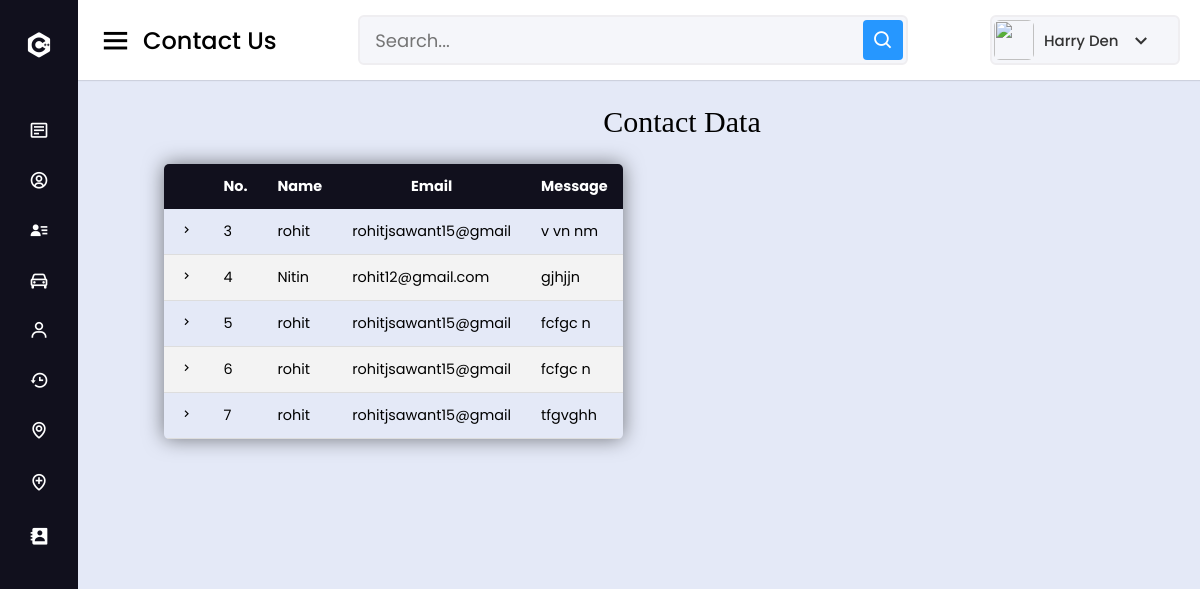
Page /contactus.php on the committed database.
### tables this page shows
CREATE TABLE `contact` (
  `contact_id` int(20) NOT NULL,
  `Name` varchar(20) NOT NULL,
  `Email` varchar(20) NOT NULL,
  `Message` varchar(50) NOT NULL
);

### contactus.php (the view, shortened to what this page needs)
<!DOCTYPE html>
<html lang="en" dir="ltr">
<?php include 'session_client.php'; ?>
<head>
    <link rel="stylesheet" href="pickup.css">
    <link href='https://unpkg.com/boxicons@2.0.7/css/boxicons.min.css' rel='stylesheet'>
</head>
<body>
    <div class="sidebar close">
        <div class="logo-details">
            <i class='bx bxl-c-plus-plus'></i>
        </div>
        <ul class="nav-links">
            <li>
                <a href="admin.php">
                    <i class='bx bx-detail'></i>
                </a>
            </li>
            <li>
                <a href="dashboard.php">
                    <i class='bx bx-user-circle'></i>
                </a>
            </li>
            <li>
                <a href="customer.php">
                    <i class='bx bxs-user-detail'></i>
                </a>
            </li>
            <li>
                <div class="iocn-link">
                    <a href="#">
                        <i class='bx bx-car'></i>
                    </a>
                </div>
            </li>
            <li>
                <div class="iocn-link">
                    <a href="#">
                        <i class='bx bx-user'></i>
                    </a>
                </div>
            </li>
            <li>
                <a href="bookings.php">
                    <i class='bx bx-history'></i>
                </a>
            </li>
            <li>
                <a href="tracking.php">
                    <i class='bx bx-map'></i>
                </a>
            </li>
            <li>
                <a href="pickup.php">
                    <i class='bx bx-location-plus'></i>
                </a>
            </li>
            <li>
                <a href="contactus.php">
                    <i class='bx bxs-contact'></i>
                </a>
            </li>
        </ul>
    </div>
    <section class="home-section">
        <nav>
            <div class="sidebar-button">
                <i class='bx bx-menu'></i>
                <span class="text">Contact Us</span>
            </div>
            <div class="search-box">
                <input type="text" placeholder="Search...">
                <i class='bx bx-search'></i>
            </div>
            <div class="profile-details">
                <img src="\assets\img\profile.jpg" alt="">
                <span class="admin_name"> Harry Den</span>
                <i class='bx bx-chevron-down'></i>
            </div>
        </nav>
        <div class="col-md-9" style="float: none; margin: 0 auto;">
            <div class="form-area" style="padding: 0px 0px 160px 86px;">
                <form action="" method="POST">
                    <br style="clear: both">
                    <h3
                        style="margin-bottom: 25px; text-align: center; font-size: 30px; font-family: 'Playfair Display', serif; font-weight: 100;">
                        Contact Data </h3>
                    <?php
      $sql = "SELECT `contact_id`,`Name`, `Email`, `Message` FROM `contact` WHERE 1";
      $result = mysqli_query($conn, $sql);
      if (mysqli_num_rows($result) > 0) { ?>
                    <table class="content-table">
                        <thead class="thead-dark">
                            <tr>
                                <th> </th>
                                <th>No.</th>
                                <th> Name</th>
                                <th> Email </th>
                                <th> Message </th>
                            </tr>
                        </thead>
                        <?php while ($row = mysqli_fetch_assoc($result)) { ?>
                        <tr>
                            <td> <span><i class='bx bx-chevron-right'></i></span> </td>
                            <td><?php echo $row['contact_id']; ?></td>
                            <td><?php echo $row['Name']; ?></td>
                            <td><?php echo $row['Email']; ?></td>
                            <td><?php echo $row['Message']; ?></td>
                        </tr>
                        <?php } ?>
                    </table>
                    <br>
                    <?php } else { ?>
                    <h4>
                        <center>0 Drivers available</center>
                    </h4>
                    <?php }
      ?>
    </section>
</body>
</html>

### pickup.css (style rules this page uses)
* { margin: 0; padding: 0; box-sizing: border-box; font-family: "Poppins", sans-serif; }
.sidebar { position: fixed; top: 0; left: 0; height: 100%; width: 260px; background: #11101d; z-index: 100; transition: all 0.5s ease; }
.sidebar.close { width: 78px; }
.sidebar .logo-details { height: 60px; width: 100%; display: flex; align-items: center; margin-top: 15px; }
.sidebar .logo-details i { font-size: 30px; color: #fff; height: 50px; min-width: 78px; text-align: center; line-height: 50px; }
.sidebar .nav-links { height: 100%; padding: 30px 0 150px 0; overflow: auto; }
.sidebar.close .nav-links { overflow: visible; }
.sidebar .nav-links li { position: relative; list-style: none; transition: all 0.4s ease; }
.sidebar .nav-links li .iocn-link { display: flex; align-items: center; justify-content: space-between; }
.sidebar.close .nav-links li .iocn-link { display: block; }
.sidebar .nav-links li i { height: 50px; min-width: 78px; text-align: center; line-height: 50px; color: #fff; font-size: 20px; cursor: pointer; transition: all 0.3s ease; }
.sidebar .nav-links li a { display: flex; align-items: center; text-decoration: none; }
.home-section { position: relative; background: #e4e9f7; height: 100vh; left: 260px; width: calc(100% - 260px); transition: all 0.5s ease; }
.sidebar.close ~ .home-section { left: 78px; width: calc(100% - 78px); }
.home-section nav { display: flex; justify-content: space-between; height: 80px; background: #fff; display: flex; align-items: center; left: 240px; z-index: 100; padding: 0 20px; box-shadow: 0 1px 1px rgba(0, 0, 0, 0.1); transition: all 0.5s ease; }
.home-section nav .sidebar-button { display: flex; align-items: center; font-size: 24px; font-weight: 500; }
nav .sidebar-button i { font-size: 35px; margin-right: 10px; }
.home-section nav .search-box { position: relative; height: 50px; max-width: 550px; width: 100%; margin: 0 20px; }
nav .search-box input { height: 100%; width: 100%; outline: none; background: #f5f6fa; border: 2px solid #efeef1; border-radius: 6px; font-size: 18px; padding: 0 15px; }
nav .search-box .bx-search { position: absolute; height: 40px; width: 40px; background: #2697ff; right: 5px; top: 50%; transform: translateY(-50%); border-radius: 4px; line-height: 40px; text-align: center; color: #fff; font-size: 22px; transition: all 0.4 ease; }
.home-section nav .profile-details { display: flex; align-items: center; background: #f5f6fa; border: 2px solid #efeef1; border-radius: 6px; height: 50px; min-width: 190px; padding: 0 15px 0 2px; }
nav .profile-details img { height: 40px; width: 40px; border-radius: 6px; object-fit: cover; }
nav .profile-details .admin_name { font-size: 15px; font-weight: 500; color: #333; margin: 0 10px; white-space: nowrap; }
nav .profile-details i { font-size: 25px; color: #333; }
.content-table { border-collapse: collapse; font-size: 0.9em; font-family: "Playfair Display", serif; min-width: 400px; border-radius: 5px; overflow: hidden; box-shadow: 0 0 20px rgb(0 0 0 / 50%); }
.content-table thead tr { background-color: #11101d; color: #ffffff; text-align: center; font-weight: bold; }
.content-table th, .content-table td { padding: 12px 15px; }
.content-table tbody tr { border-bottom: 1px solid #dddddd; }
.content-table tbody tr:nth-of-type(even) { background-color: #f3f3f3; }

### rows in the picture
contact: contact_id "3", Name "rohit", Email "rohitjsawant15@gmail", Message "v vn nm"
contact: contact_id "4", Name "Nitin", Email "rohit12@gmail.com", Message "gjhjjn"
contact: contact_id "5", Name "rohit", Email "rohitjsawant15@gmail", Message "fcfgc n"
contact: contact_id "6", Name "rohit", Email "rohitjsawant15@gmail", Message "fcfgc n"
contact: contact_id "7", Name "rohit", Email "rohitjsawant15@gmail", Message "tfgvghh"
